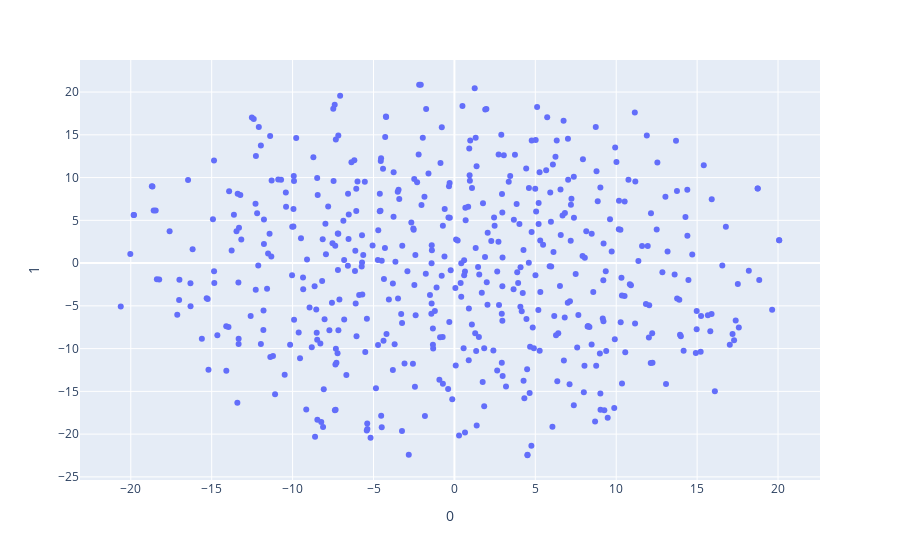

The cell this chart's notebook holds for it:
### Code cell
fig = px.scatter(
    projections, x=0, y=1
)
fig.show()

### Figure 1 — Plotly figure (JSON) as saved in the notebook; plotly's stock layout.template omitted (floating-point values rounded to 4 significant figures; data arrays with more than 128 entries replaced by an {"elided": "..."} marker saying what was removed)
{"data": [{"hovertemplate": "0=%{x}<br>1=%{y}<extra></extra>", "legendgroup": "", "marker": {"color": "#636efa", "symbol": "circle"}, "mode": "markers", "name": "", "orientation": "v", "showlegend": false, "type": "scatter", "x": {"elided": "500 float values"}, "xaxis": "x", "y": {"elided": "500 float values"}, "yaxis": "y"}], "layout": {"autosize": true, "legend": {"tracegroupgap": 0}, "margin": {"t": 60}, "xaxis": {"anchor": "y", "autorange": true, "domain": [0, 1], "range": [-23.09, 22.55], "title": {"text": "0"}, "type": "linear"}, "yaxis": {"anchor": "x", "autorange": true, "domain": [0, 1], "range": [-25.83, 24.21], "title": {"text": "1"}, "type": "linear"}}}
